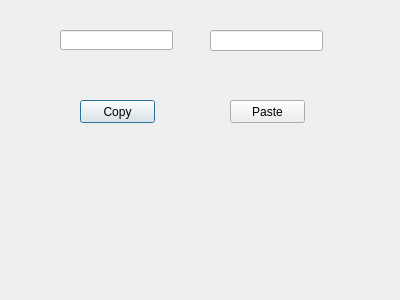
<?xml version="1.0" encoding="UTF-8"?>
<ui version="4.0">
 <class>Dialog</class>
 <widget class="QDialog" name="Dialog">
  <property name="geometry">
   <rect>
    <x>0</x>
    <y>0</y>
    <width>400</width>
    <height>300</height>
   </rect>
  </property>
  <property name="windowTitle">
   <string>Dialog</string>
  </property>
  <widget class="QLineEdit" name="lineEdit">
   <property name="geometry">
    <rect>
     <x>60</x>
     <y>30</y>
     <width>113</width>
     <height>20</height>
    </rect>
   </property>
  </widget>
  <widget class="QPushButton" name="pushButton">
   <property name="geometry">
    <rect>
     <x>80</x>
     <y>100</y>
     <width>75</width>
     <height>23</height>
    </rect>
   </property>
   <property name="text">
    <string>Copy</string>
   </property>
  </widget>
  <widget class="QLineEdit" name="lineEdit_2">
   <property name="geometry">
    <rect>
     <x>210</x>
     <y>30</y>
     <width>113</width>
     <height>21</height>
    </rect>
   </property>
  </widget>
  <widget class="QPushButton" name="pushButton_2">
   <property name="geometry">
    <rect>
     <x>230</x>
     <y>100</y>
     <width>75</width>
     <height>23</height>
    </rect>
   </property>
   <property name="text">
    <string>Paste</string>
   </property>
  </widget>
 </widget>
 <resources/>
 <connections>
  <connection>
   <sender>pushButton</sender>
   <signal>released()</signal>
   <receiver>lineEdit</receiver>
   <slot>copy()</slot>
   <hints>
    <hint type="sourcelabel">
     <x>120</x>
     <y>109</y>
    </hint>
    <hint type="destinationlabel">
     <x>113</x>
     <y>45</y>
    </hint>
   </hints>
  </connection>
  <connection>
   <sender>pushButton_2</sender>
   <signal>released()</signal>
   <receiver>lineEdit_2</receiver>
   <slot>paste()</slot>
   <hints>
    <hint type="sourcelabel">
     <x>272</x>
     <y>111</y>
    </hint>
    <hint type="destinationlabel">
     <x>267</x>
     <y>49</y>
    </hint>
   </hints>
  </connection>
  <connection>
   <sender>pushButton</sender>
   <signal>pressed()</signal>
   <receiver>lineEdit</receiver>
   <slot>selectAll()</slot>
   <hints>
    <hint type="sourcelabel">
     <x>142</x>
     <y>112</y>
    </hint>
    <hint type="destinationlabel">
     <x>133</x>
     <y>42</y>
    </hint>
   </hints>
  </connection>
 </connections>
</ui>
